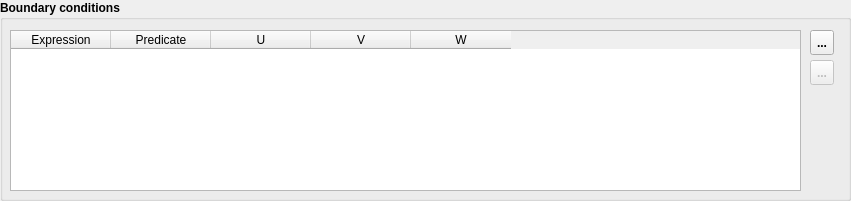
  <widget class="QGroupBox" name="gbBoundaryConditions">
   <property name="geometry">
    <rect>
     <x>10</x>
     <y>1410</y>
     <width>851</width>
     <height>201</height>
    </rect>
   </property>
   <property name="font">
    <font>
     <weight>75</weight>
     <bold>true</bold>
    </font>
   </property>
   <property name="title">
    <string>Boundary conditions</string>
   </property>
   <widget class="QTableWidget" name="twBC">
    <property name="geometry">
     <rect>
      <x>10</x>
      <y>30</y>
      <width>791</width>
      <height>161</height>
     </rect>
    </property>
    <property name="font">
     <font>
      <weight>50</weight>
      <bold>false</bold>
     </font>
    </property>
    <column>
     <property name="text">
      <string>Expression</string>
     </property>
    </column>
    <column>
     <property name="text">
      <string>Predicate</string>
     </property>
    </column>
    <column>
     <property name="text">
      <string>U</string>
     </property>
    </column>
    <column>
     <property name="text">
      <string>V</string>
     </property>
    </column>
    <column>
     <property name="text">
      <string>W</string>
     </property>
    </column>
   </widget>
   <widget class="QToolButton" name="tbRemoveBC">
    <property name="enabled">
     <bool>false</bool>
    </property>
    <property name="geometry">
     <rect>
      <x>810</x>
      <y>60</y>
      <width>24</width>
      <height>25</height>
     </rect>
    </property>
    <property name="toolTip">
     <string>Remove the current row</string>
    </property>
    <property name="statusTip">
     <string>Remove the current row</string>
    </property>
    <property name="text">
     <string>...</string>
    </property>
    <property name="icon">
     <iconset resource="QFEM.qrc">
      <normaloff>:/images/Del.png</normaloff>:/images/Del.png</iconset>
    </property>
   </widget>
   <widget class="QToolButton" name="tbAddBC">
    <property name="geometry">
     <rect>
      <x>810</x>
      <y>30</y>
      <width>24</width>
      <height>25</height>
     </rect>
    </property>
    <property name="toolTip">
     <string>Add new row</string>
    </property>
    <property name="statusTip">
     <string>Add new row</string>
    </property>
    <property name="text">
     <string>...</string>
    </property>
    <property name="icon">
     <iconset resource="QFEM.qrc">
      <normaloff>:/images/Add.png</normaloff>:/images/Add.png</iconset>
    </property>
   </widget>
  </widget>
